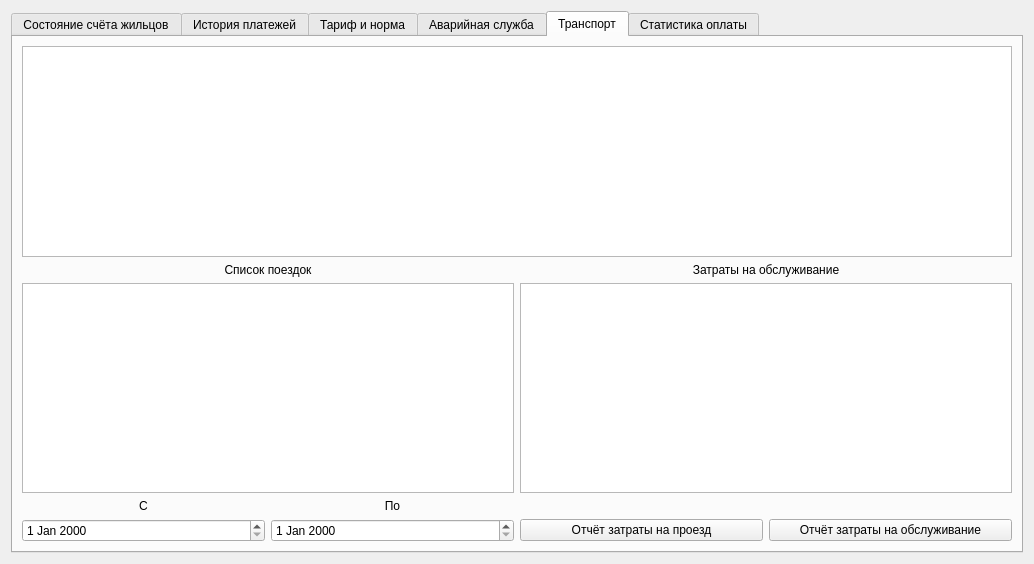
<?xml version="1.0" encoding="UTF-8"?>
<ui version="4.0">
 <class>Accountant</class>
 <widget class="QDialog" name="Accountant">
  <property name="geometry">
   <rect>
    <x>0</x>
    <y>0</y>
    <width>1034</width>
    <height>564</height>
   </rect>
  </property>
  <property name="windowTitle">
   <string>Dialog</string>
  </property>
  <layout class="QGridLayout" name="gridLayout">
   <item row="0" column="1">
    <widget class="QTabWidget" name="tabWidget">
     <property name="tabPosition">
      <enum>QTabWidget::North</enum>
     </property>
     <property name="tabShape">
      <enum>QTabWidget::Rounded</enum>
     </property>
     <property name="currentIndex">
      <number>4</number>
     </property>
     <property name="documentMode">
      <bool>false</bool>
     </property>
     <property name="tabsClosable">
      <bool>false</bool>
     </property>
     <property name="movable">
      <bool>false</bool>
     </property>
     <property name="tabBarAutoHide">
      <bool>false</bool>
     </property>
     <widget class="QWidget" name="tab">
      <attribute name="title">
       <string>Состояние счёта жильцов</string>
      </attribute>
      <layout class="QGridLayout" name="gridLayout_2">
       <item row="0" column="0">
        <widget class="QTableView" name="accountView">
         <attribute name="horizontalHeaderStretchLastSection">
          <bool>true</bool>
         </attribute>
         <attribute name="verticalHeaderVisible">
          <bool>false</bool>
         </attribute>
        </widget>
       </item>
       <item row="0" column="1">
        <widget class="QGroupBox" name="groupBox_3">
         <property name="title">
          <string>Фильтр</string>
         </property>
         <layout class="QGridLayout" name="gridLayout_11">
          <item row="0" column="0">
           <widget class="QLabel" name="label_17">
            <property name="text">
             <string>Лицевой счёт</string>
            </property>
           </widget>
          </item>
          <item row="0" column="2">
           <widget class="QDoubleSpinBox" name="avSBox_2">
            <property name="maximum">
             <double>100000000000000000.000000000000000</double>
            </property>
           </widget>
          </item>
          <item row="0" column="1">
           <widget class="QComboBox" name="amlCBox_2">
            <item>
             <property name="text">
              <string>&gt;</string>
             </property>
            </item>
            <item>
             <property name="text">
              <string>&lt;</string>
             </property>
            </item>
            <item>
             <property name="text">
              <string>=</string>
             </property>
            </item>
           </widget>
          </item>
          <item row="0" column="3">
           <widget class="QPushButton" name="apushButton">
            <property name="text">
             <string>отобразить</string>
            </property>
           </widget>
          </item>
          <item row="1" column="2">
           <spacer name="verticalSpacer">
            <property name="orientation">
             <enum>Qt::Vertical</enum>
            </property>
            <property name="sizeHint" stdset="0">
             <size>
              <width>20</width>
              <height>40</height>
             </size>
            </property>
           </spacer>
          </item>
         </layout>
        </widget>
       </item>
       <item row="1" column="0">
        <widget class="QPushButton" name="pushButton">
         <property name="text">
          <string>Отправить квитанции на сервер</string>
         </property>
        </widget>
       </item>
      </layout>
     </widget>
     <widget class="QWidget" name="tab_6">
      <attribute name="title">
       <string>История платежей</string>
      </attribute>
      <layout class="QGridLayout" name="gridLayout_7">
       <item row="2" column="1">
        <widget class="QPushButton" name="pushButton_3">
         <property name="text">
          <string>Составить очёт</string>
         </property>
        </widget>
       </item>
       <item row="2" column="0">
        <widget class="QLabel" name="label_4">
         <property name="text">
          <string/>
         </property>
        </widget>
       </item>
       <item row="1" column="1">
        <widget class="QGroupBox" name="groupBox_5">
         <property name="title">
          <string>GroupBox</string>
         </property>
         <layout class="QGridLayout" name="gridLayout_13">
          <item row="0" column="1">
           <widget class="QLabel" name="label_19">
            <property name="text">
             <string>Последний взнос</string>
            </property>
            <property name="alignment">
             <set>Qt::AlignRight|Qt::AlignTrailing|Qt::AlignVCenter</set>
            </property>
           </widget>
          </item>
          <item row="0" column="3">
           <widget class="QDoubleSpinBox" name="asvSBox_2">
            <property name="maximum">
             <double>100000000000000000.000000000000000</double>
            </property>
           </widget>
          </item>
          <item row="0" column="4">
           <widget class="QPushButton" name="aspushButton_2">
            <property name="text">
             <string>отобразить</string>
            </property>
           </widget>
          </item>
          <item row="0" column="2">
           <widget class="QComboBox" name="asmlCBox_2">
            <item>
             <property name="text">
              <string>&gt;</string>
             </property>
            </item>
            <item>
             <property name="text">
              <string>&lt;</string>
             </property>
            </item>
            <item>
             <property name="text">
              <string>=</string>
             </property>
            </item>
           </widget>
          </item>
          <item row="0" column="5">
           <spacer name="horizontalSpacer_2">
            <property name="orientation">
             <enum>Qt::Horizontal</enum>
            </property>
            <property name="sizeHint" stdset="0">
             <size>
              <width>40</width>
              <height>20</height>
             </size>
            </property>
           </spacer>
          </item>
         </layout>
        </widget>
       </item>
       <item row="0" column="1">
        <widget class="QTableView" name="cashier_logView">
         <property name="editTriggers">
          <set>QAbstractItemView::NoEditTriggers</set>
         </property>
         <property name="selectionBehavior">
          <enum>QAbstractItemView::SelectRows</enum>
         </property>
         <attribute name="horizontalHeaderStretchLastSection">
          <bool>true</bool>
         </attribute>
         <attribute name="verticalHeaderVisible">
          <bool>false</bool>
         </attribute>
        </widget>
       </item>
      </layout>
     </widget>
     <widget class="QWidget" name="tab_5">
      <attribute name="title">
       <string>Тариф и норма</string>
      </attribute>
      <layout class="QGridLayout" name="gridLayout_3">
       <item row="0" column="2" rowspan="4">
        <widget class="Line" name="line">
         <property name="orientation">
          <enum>Qt::Vertical</enum>
         </property>
        </widget>
       </item>
       <item row="2" column="1" rowspan="2">
        <widget class="QPushButton" name="tariff_updateButton">
         <property name="text">
          <string>Изменить тариф</string>
         </property>
        </widget>
       </item>
       <item row="3" column="0">
        <widget class="QDoubleSpinBox" name="tariffSBox">
         <property name="buttonSymbols">
          <enum>QAbstractSpinBox::NoButtons</enum>
         </property>
         <property name="maximum">
          <double>9999999999999.000000000000000</double>
         </property>
        </widget>
       </item>
       <item row="1" column="0" colspan="2">
        <widget class="QGroupBox" name="groupBox">
         <property name="title">
          <string>Фильтр</string>
         </property>
         <layout class="QGridLayout" name="gridLayout_9">
          <item row="0" column="2">
           <widget class="QDoubleSpinBox" name="tvSBox">
            <property name="maximum">
             <double>100000000000000000.000000000000000</double>
            </property>
           </widget>
          </item>
          <item row="0" column="1">
           <widget class="QComboBox" name="tmlCBox">
            <item>
             <property name="text">
              <string>&gt;</string>
             </property>
            </item>
            <item>
             <property name="text">
              <string>&lt;</string>
             </property>
            </item>
            <item>
             <property name="text">
              <string>=</string>
             </property>
            </item>
           </widget>
          </item>
          <item row="0" column="3">
           <widget class="QPushButton" name="tpushButton">
            <property name="text">
             <string>отобразить</string>
            </property>
           </widget>
          </item>
          <item row="0" column="0">
           <widget class="QLabel" name="label_15">
            <property name="text">
             <string>Стоимость услуги</string>
            </property>
           </widget>
          </item>
         </layout>
        </widget>
       </item>
       <item row="4" column="0" rowspan="2" colspan="5">
        <widget class="Line" name="line_2">
         <property name="orientation">
          <enum>Qt::Horizontal</enum>
         </property>
        </widget>
       </item>
       <item row="3" column="4">
        <widget class="QPushButton" name="norm_updateButton">
         <property name="text">
          <string>Изменить норму</string>
         </property>
        </widget>
       </item>
       <item row="0" column="0" colspan="2">
        <widget class="QTableView" name="tariffView">
         <property name="editTriggers">
          <set>QAbstractItemView::NoEditTriggers</set>
         </property>
         <property name="selectionBehavior">
          <enum>QAbstractItemView::SelectRows</enum>
         </property>
         <property name="sortingEnabled">
          <bool>true</bool>
         </property>
         <attribute name="horizontalHeaderStretchLastSection">
          <bool>true</bool>
         </attribute>
         <attribute name="verticalHeaderVisible">
          <bool>false</bool>
         </attribute>
        </widget>
       </item>
       <item row="6" column="0" colspan="2">
        <widget class="QPushButton" name="tariff_reportButton">
         <property name="text">
          <string>Отчёт среднее значение тарифа</string>
         </property>
        </widget>
       </item>
       <item row="3" column="3">
        <widget class="QDoubleSpinBox" name="normSBox">
         <property name="buttonSymbols">
          <enum>QAbstractSpinBox::NoButtons</enum>
         </property>
         <property name="maximum">
          <double>999999999.000000000000000</double>
         </property>
        </widget>
       </item>
       <item row="1" column="3" colspan="2">
        <widget class="QGroupBox" name="groupBox_2">
         <property name="title">
          <string>Фильтр</string>
         </property>
         <layout class="QGridLayout" name="gridLayout_6">
          <item row="0" column="0">
           <widget class="QLabel" name="label_16">
            <property name="text">
             <string>Норматив</string>
            </property>
           </widget>
          </item>
          <item row="0" column="1">
           <widget class="QComboBox" name="nmlCBox">
            <item>
             <property name="text">
              <string>&gt;</string>
             </property>
            </item>
            <item>
             <property name="text">
              <string>&lt;</string>
             </property>
            </item>
            <item>
             <property name="text">
              <string>=</string>
             </property>
            </item>
           </widget>
          </item>
          <item row="0" column="2">
           <widget class="QDoubleSpinBox" name="nvSBox">
            <property name="maximum">
             <double>100000000000000000.000000000000000</double>
            </property>
           </widget>
          </item>
          <item row="0" column="3">
           <widget class="QPushButton" name="npushButton">
            <property name="text">
             <string>отобразить</string>
            </property>
           </widget>
          </item>
         </layout>
        </widget>
       </item>
       <item row="0" column="3" colspan="2">
        <widget class="QTableView" name="normView">
         <property name="editTriggers">
          <set>QAbstractItemView::NoEditTriggers</set>
         </property>
         <property name="selectionBehavior">
          <enum>QAbstractItemView::SelectRows</enum>
         </property>
         <property name="sortingEnabled">
          <bool>true</bool>
         </property>
         <attribute name="horizontalHeaderStretchLastSection">
          <bool>true</bool>
         </attribute>
         <attribute name="verticalHeaderVisible">
          <bool>false</bool>
         </attribute>
        </widget>
       </item>
       <item row="6" column="3" colspan="2">
        <widget class="QPushButton" name="norm_reportButton">
         <property name="text">
          <string>Отчёт среднее значение нормы</string>
         </property>
        </widget>
       </item>
      </layout>
     </widget>
     <widget class="QWidget" name="tab_2">
      <attribute name="title">
       <string>Аварийная служба</string>
      </attribute>
      <layout class="QGridLayout" name="gridLayout_4">
       <item row="2" column="2">
        <widget class="QPushButton" name="repair_report_PButton">
         <property name="text">
          <string>Составить отчёт &quot;Количество заявок&quot;</string>
         </property>
        </widget>
       </item>
       <item row="2" column="1">
        <widget class="QComboBox" name="group_repairCBox"/>
       </item>
       <item row="2" column="0">
        <widget class="QLabel" name="label_3">
         <property name="text">
          <string>Столбец группировки:</string>
         </property>
         <property name="alignment">
          <set>Qt::AlignRight|Qt::AlignTrailing|Qt::AlignVCenter</set>
         </property>
        </widget>
       </item>
       <item row="1" column="0" colspan="3">
        <widget class="QGroupBox" name="groupBox_4">
         <property name="title">
          <string>Фильтр</string>
         </property>
         <layout class="QGridLayout" name="gridLayout_12">
          <item row="0" column="1">
           <widget class="QLabel" name="label_18">
            <property name="text">
             <string>Сумма</string>
            </property>
            <property name="alignment">
             <set>Qt::AlignRight|Qt::AlignTrailing|Qt::AlignVCenter</set>
            </property>
           </widget>
          </item>
          <item row="0" column="3">
           <widget class="QDoubleSpinBox" name="asvSBox">
            <property name="maximum">
             <double>100000000000000000.000000000000000</double>
            </property>
           </widget>
          </item>
          <item row="0" column="4">
           <widget class="QPushButton" name="aspushButton">
            <property name="text">
             <string>отобразить</string>
            </property>
           </widget>
          </item>
          <item row="0" column="2">
           <widget class="QComboBox" name="asmlCBox">
            <item>
             <property name="text">
              <string>&gt;</string>
             </property>
            </item>
            <item>
             <property name="text">
              <string>&lt;</string>
             </property>
            </item>
            <item>
             <property name="text">
              <string>=</string>
             </property>
            </item>
           </widget>
          </item>
          <item row="0" column="0">
           <spacer name="horizontalSpacer">
            <property name="orientation">
             <enum>Qt::Horizontal</enum>
            </property>
            <property name="sizeHint" stdset="0">
             <size>
              <width>40</width>
              <height>20</height>
             </size>
            </property>
           </spacer>
          </item>
         </layout>
        </widget>
       </item>
       <item row="0" column="0" colspan="3">
        <widget class="QTableView" name="repairView">
         <property name="editTriggers">
          <set>QAbstractItemView::NoEditTriggers</set>
         </property>
         <property name="selectionBehavior">
          <enum>QAbstractItemView::SelectRows</enum>
         </property>
         <attribute name="horizontalHeaderStretchLastSection">
          <bool>true</bool>
         </attribute>
         <attribute name="verticalHeaderVisible">
          <bool>false</bool>
         </attribute>
        </widget>
       </item>
       <item row="3" column="0">
        <widget class="QLabel" name="label_5">
         <property name="text">
          <string>Столбец группировки:</string>
         </property>
         <property name="alignment">
          <set>Qt::AlignRight|Qt::AlignTrailing|Qt::AlignVCenter</set>
         </property>
        </widget>
       </item>
       <item row="3" column="1">
        <widget class="QComboBox" name="group_repairCBox_2"/>
       </item>
       <item row="3" column="2">
        <widget class="QPushButton" name="repair_report_PButton_2">
         <property name="text">
          <string>Составить отчёт &quot;Затраты на заявку&quot;</string>
         </property>
        </widget>
       </item>
      </layout>
     </widget>
     <widget class="QWidget" name="tab_3">
      <attribute name="title">
       <string>Транспорт</string>
      </attribute>
      <layout class="QGridLayout" name="gridLayout_5">
       <item row="4" column="0">
        <widget class="QDateEdit" name="firstdateEdit">
         <property name="dateTime">
          <datetime>
           <hour>0</hour>
           <minute>0</minute>
           <second>0</second>
           <year>2000</year>
           <month>1</month>
           <day>1</day>
          </datetime>
         </property>
        </widget>
       </item>
       <item row="4" column="1">
        <widget class="QDateEdit" name="lastdateEdit_2"/>
       </item>
       <item row="2" column="2" colspan="2">
        <widget class="QTableView" name="serviceView">
         <property name="editTriggers">
          <set>QAbstractItemView::NoEditTriggers</set>
         </property>
         <property name="selectionBehavior">
          <enum>QAbstractItemView::SelectRows</enum>
         </property>
         <attribute name="horizontalHeaderStretchLastSection">
          <bool>true</bool>
         </attribute>
         <attribute name="verticalHeaderVisible">
          <bool>false</bool>
         </attribute>
        </widget>
       </item>
       <item row="2" column="0" colspan="2">
        <widget class="QTableView" name="movementsView">
         <property name="editTriggers">
          <set>QAbstractItemView::NoEditTriggers</set>
         </property>
         <property name="selectionBehavior">
          <enum>QAbstractItemView::SelectRows</enum>
         </property>
         <attribute name="horizontalHeaderStretchLastSection">
          <bool>true</bool>
         </attribute>
         <attribute name="verticalHeaderVisible">
          <bool>false</bool>
         </attribute>
        </widget>
       </item>
       <item row="1" column="0" colspan="2">
        <widget class="QLabel" name="label">
         <property name="text">
          <string>Список поездок</string>
         </property>
         <property name="alignment">
          <set>Qt::AlignCenter</set>
         </property>
        </widget>
       </item>
       <item row="1" column="2" colspan="2">
        <widget class="QLabel" name="label_2">
         <property name="text">
          <string>Затраты на обслуживание</string>
         </property>
         <property name="alignment">
          <set>Qt::AlignCenter</set>
         </property>
        </widget>
       </item>
       <item row="0" column="0" colspan="4">
        <widget class="QTableView" name="vehicleView">
         <property name="editTriggers">
          <set>QAbstractItemView::NoEditTriggers</set>
         </property>
         <property name="selectionBehavior">
          <enum>QAbstractItemView::SelectRows</enum>
         </property>
         <attribute name="horizontalHeaderStretchLastSection">
          <bool>true</bool>
         </attribute>
         <attribute name="verticalHeaderVisible">
          <bool>false</bool>
         </attribute>
        </widget>
       </item>
       <item row="3" column="0">
        <widget class="QLabel" name="label_6">
         <property name="text">
          <string>C</string>
         </property>
         <property name="alignment">
          <set>Qt::AlignCenter</set>
         </property>
        </widget>
       </item>
       <item row="3" column="1">
        <widget class="QLabel" name="label_7">
         <property name="text">
          <string>По</string>
         </property>
         <property name="alignment">
          <set>Qt::AlignCenter</set>
         </property>
        </widget>
       </item>
       <item row="4" column="2">
        <widget class="QPushButton" name="vehicle_repairPButton">
         <property name="text">
          <string>Отчёт затраты на проезд</string>
         </property>
        </widget>
       </item>
       <item row="4" column="3">
        <widget class="QPushButton" name="vehicle_repairPButton_2">
         <property name="text">
          <string>Отчёт затраты на обслуживание</string>
         </property>
        </widget>
       </item>
      </layout>
     </widget>
     <widget class="QWidget" name="tab_4">
      <attribute name="title">
       <string>Статистика оплаты</string>
      </attribute>
      <layout class="QGridLayout" name="gridLayout_14">
       <item row="0" column="0">
        <widget class="QCustomPlot" name="payCPlot" native="true"/>
       </item>
       <item row="1" column="0">
        <widget class="QGroupBox" name="groupBox_6">
         <property name="maximumSize">
          <size>
           <width>16777215</width>
           <height>150</height>
          </size>
         </property>
         <property name="title">
          <string>Фильтр</string>
         </property>
         <layout class="QGridLayout" name="gridLayout_8">
          <item row="0" column="0" colspan="2">
           <layout class="QGridLayout" name="gridLayout_10">
            <item row="0" column="1">
             <widget class="QLabel" name="label_8">
              <property name="text">
               <string>С</string>
              </property>
              <property name="alignment">
               <set>Qt::AlignCenter</set>
              </property>
             </widget>
            </item>
            <item row="0" column="2">
             <widget class="QLabel" name="label_9">
              <property name="text">
               <string>По</string>
              </property>
              <property name="alignment">
               <set>Qt::AlignCenter</set>
              </property>
             </widget>
            </item>
            <item row="1" column="0">
             <widget class="QLabel" name="label_10">
              <property name="text">
               <string>Фильтр по дате</string>
              </property>
             </widget>
            </item>
            <item row="1" column="1">
             <widget class="QDateTimeEdit" name="StartDate">
              <property name="calendarPopup">
               <bool>true</bool>
              </property>
             </widget>
            </item>
            <item row="1" column="2">
             <widget class="QDateTimeEdit" name="EndDate">
              <property name="wrapping">
               <bool>false</bool>
              </property>
              <property name="accelerated">
               <bool>false</bool>
              </property>
              <property name="correctionMode">
               <enum>QAbstractSpinBox::CorrectToPreviousValue</enum>
              </property>
              <property name="date">
               <date>
                <year>2000</year>
                <month>1</month>
                <day>1</day>
               </date>
              </property>
              <property name="minimumDate">
               <date>
                <year>2000</year>
                <month>1</month>
                <day>1</day>
               </date>
              </property>
              <property name="calendarPopup">
               <bool>true</bool>
              </property>
             </widget>
            </item>
           </layout>
          </item>
          <item row="1" column="1">
           <widget class="QPushButton" name="graphClearFilterPButton">
            <property name="text">
             <string>Сбросить фильтр</string>
            </property>
           </widget>
          </item>
          <item row="1" column="0">
           <widget class="QPushButton" name="graphPayPButton">
            <property name="text">
             <string>Отфильтровать</string>
            </property>
           </widget>
          </item>
         </layout>
        </widget>
       </item>
      </layout>
     </widget>
    </widget>
   </item>
  </layout>
 </widget>
 <customwidgets>
  <customwidget>
   <class>QCustomPlot</class>
   <extends>QWidget</extends>
   <header>qcustomplot.h</header>
   <container>1</container>
  </customwidget>
 </customwidgets>
 <resources/>
 <connections/>
</ui>
